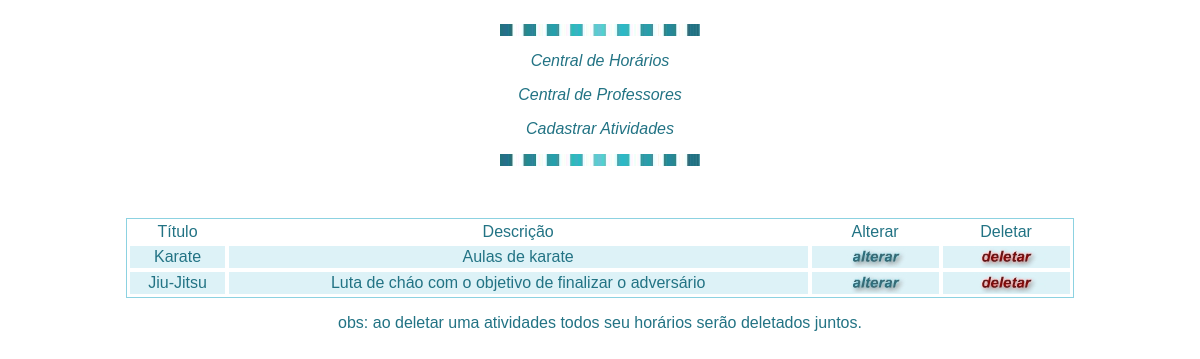
The app's page /atividades/index_atividades.php with its own data.
### tables this page shows
CREATE TABLE IF NOT EXISTS `atividades` (
  `titulo` varchar(255) NOT NULL,
  `descricao` text NOT NULL,
  `valorHora` int(22) NOT NULL,
  `atividadeID` int(22) NOT NULL AUTO_INCREMENT,
  PRIMARY KEY (`atividadeID`)
);

### atividades/index_atividades.php (the view, shortened to what this page needs)
<!DOCTYPE html PUBLIC "-//W3C//DTD XHTML 1.0 Transitional//EN" "http://www.w3.org/TR/xhtml1/DTD/xhtml1-transitional.dtd">
<html xmlns="http://www.w3.org/1999/xhtml">
<head>
<link href="../academia.css" rel="stylesheet" type="text/css" />
</head>
<body>
<center>
<table width="80%" border="0" cellspacing="0" cellpadding="0">
  <tr align="center">
    <td><p><img src="../degrade_anil.jpg" alt="Degrade Anil" width="200" height="12"></p>
      <p><a href="../horarios/index_horario.php">Central de Horários</a></p>
	  <p><a href="../professores/index_professores.php">Central de Professores</a></p>
	  <p><a href="cadastrar_atividade.php">Cadastrar Atividades</a></p>
      <p><img src="../degrade_anil.jpg" alt="Degrade Anil 2" width="200" height="12"></p></td>
  </tr>
</table>
</center>
<br /><br />
<?php
$seleciona_atividades = mysql_query("SELECT * FROM atividades");
echo "<center>
		<table width='80%' border='1'>
		  <tr>
			<td class='titulo'>Título</td>
			<td class='titulo'>Descrição</td>
			<td class='titulo'>Alterar</td>
			<td class='titulo'>Deletar</td>
		  </tr>";
while ($linha=mysql_fetch_array($seleciona_atividades)) {
	echo "
		  <tr>
			<td class='impar'>".$linha['titulo']."</td>
			<td class='impar'>".$linha['descricao']."</td>
			<td class='impar'>
				<form action='alterar_atividade.php' method='post'>
					<input type='hidden' value='".$linha['titulo']."' name='titulo'/>
					<input type='hidden' value='".$linha['descricao']."' name='descricao'/>
					<input type='hidden' value='".$linha['ativID']."' name='atividadeID'/>
					<input type='image' src='../alterar.jpg' />
				</form>
			</td>
			<td class='impar'>
				<form action='sql_deletaratividade.php' method='post'>
					<input type='hidden' value='".$linha['titulo']."' name='titulo'/>
					<input type='hidden' value='".$linha['descricao']."' name='descricao'/>
					<input type='hidden' value='".$linha['ativID']."' name='atividadeID'/>
					<input type='image' src='../deletar.jpg' />
				</form>
			</td>
		  </tr>";
}
echo "</table></center>";
echo "</table></center><p>obs: ao deletar uma atividades todos seu horários serão deletados juntos.</p>";
?>
</body>
</html>

### academia.css (style rules this page uses)
a { font-style:oblique; color:#227384; text-decoration:none; }
p { text-align:center; font-family:Arial, Helvetica, sans-serif; color:#227384; }
table { border-bottom-color:#8CD2E1; border-bottom-style:solid; border-right-color:#8CD2E1; border-right-style:solid; border-top-color:#8CD2E1; border-top-style:solid; border-left-color:#8CD2E1; border-left-style:solid; }
td.titulo { color:#227384; text-align:center; background-color:#FFFFFF; font-family:Arial, Helvetica, sans-serif; vertical-align:middle; border-bottom-color:#FFFFFF; border-bottom-style:solid; border-right-color:#FFFFFF; border-right-style:solid; border-top-color:#FFFFFF; border-top-style:solid; border-left-color:#FFFFFF; border-left-style:solid; }
td.impar { color:#227384; text-align:center; background-color:#DDF2F7; font-family:Arial, Helvetica, sans-serif; vertical-align:middle; border-bottom-color:#FFFFFF; border-bottom-style:solid; border-right-color:#FFFFFF; border-right-style:solid; border-top-color:#FFFFFF; border-top-style:solid; border-left-color:#FFFFFF; border-left-style:solid; text-align:center; }
input { color:#227384; text-align:center; font-family:Arial, Helvetica, sans-serif; font-size:14px; border-bottom-color:#227384; border-right-color:#227384; border-top-color:#227384; border-left-color:#227384; background-color: #FFFFFF; }

### records on screen
atividades: titulo "Karate", descricao "Aulas de karate"
atividades: titulo "Jiu-Jitsu", descricao "Luta de cháo com o objetivo de finalizar o adversário"
